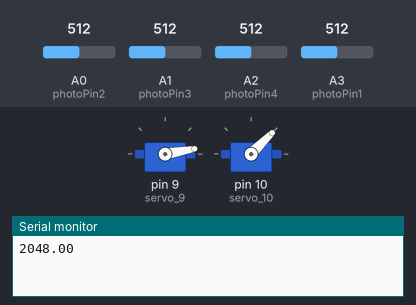
Recording of a sketch running on a simulated Arduino Uno, built with avr-gcc and run on an emulated ATmega328P. On the bench: 2 × servo, the last lines printed to the serial monitor. The inputs (shaded band) are chosen by the test bench; at power-on: A0 (photoPin2) = 512, A1 (photoPin3) = 512, A2 (photoPin4) = 512, A3 (photoPin1) = 512.

Above: at 0.05 s.
At 9.24 s:
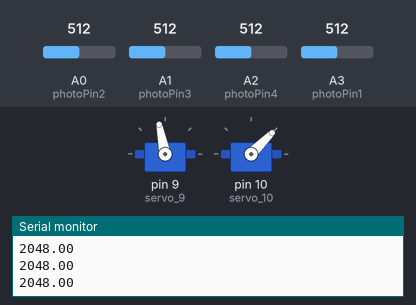
At 18.53 s:
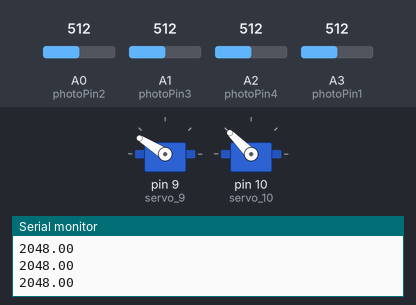
At 37.1 s:
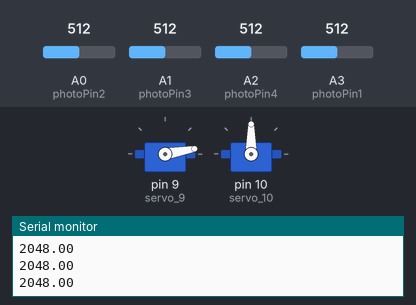
Timing chart, 0 to 38.6 s (numbered marks = the images above):
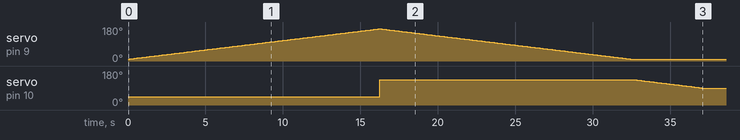

Measured:
- by itself, servo on pin 9 (servo_9): rises from 10° to 170° in 16.1 s, then falls to 10° in 16.3 s
- by itself, servo on pin 10 (servo_10): 45° → 135° at 16.3 s, → 134° 16.4 s later, → 133° 0.10 s later, → 132° 0.10 s later, … (46 changes in this stretch)

The sketch:

solar_optimizer.ino
```cpp
#include <Servo.h>

int pos = 0;
int pos2 = 0;
int bestPos = 0;
int bestPos2 = 0;
int photoPin1 = 3;
int photoPin2 = 0;
int photoPin3 = 1;
int photoPin4 = 2;
double best = 0;
double moves = 0;
boolean flip = false;

Servo servo_9;
Servo servo_10;

void setup()
{
  best = (photoPin1 + photoPin2 + photoPin3 + photoPin4);
  Serial.begin(9600);
}

void loop()
{
  servo_9.attach(9);
  servo_9.write(10);
  servo_10.attach(10);
  servo_10.write(45);
  for (pos = 10; pos <= 170; pos ++) {
    servo_9.write(pos);
    moves = (analogRead(photoPin1) + analogRead(photoPin2) + analogRead(photoPin3) + analogRead(photoPin4));
    Serial.println(moves);
    if(moves >= best)
    {
      best = moves;
      bestPos = pos;
      flip = false;
    }
    delay(100);
  }
  servo_10.write(135);
  for (pos = 170; pos >= 10; pos --) {
    servo_9.write(pos);
    moves = (analogRead(photoPin1) + analogRead(photoPin2) + analogRead(photoPin3) + analogRead(photoPin4));
    Serial.println(moves);
    if(moves >= best)
    {
      best = moves;
      bestPos = pos;
      flip = true;
    }
    delay(100);
  }
  if(!flip)
  {
    for (pos2 = 45; pos2 <= 90; pos2 ++) {
      servo_10.write(pos2);
      moves = (analogRead(photoPin1) + analogRead(photoPin2) + analogRead(photoPin3) + analogRead(photoPin4));
      if(moves >= best)
      {
        best = moves;
        bestPos2 = pos2;
      }
      delay(100);
    }
  }
  if(flip)
  {
    for (pos2 = 135; pos2 >= 90; pos2 --) {
      servo_10.write(pos2);
      moves = (analogRead(photoPin1) + analogRead(photoPin2) + analogRead(photoPin3) + analogRead(photoPin4));
      if(moves >= best)
      {
        best = moves;
        bestPos2 = pos2;
      }
      delay(100);
    }
  }
  servo_10.write(bestPos2);
  servo_10.detach();
  servo_9.detach();
  delay(20000);
}
```
